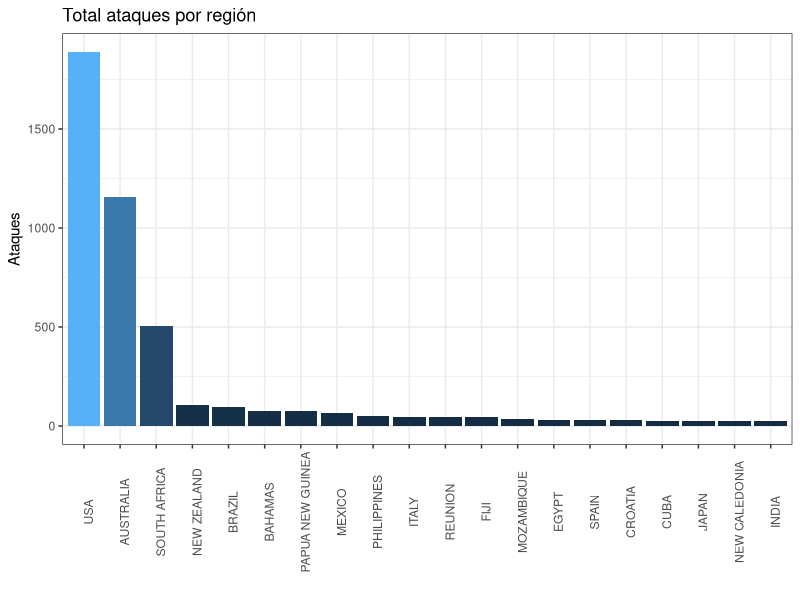
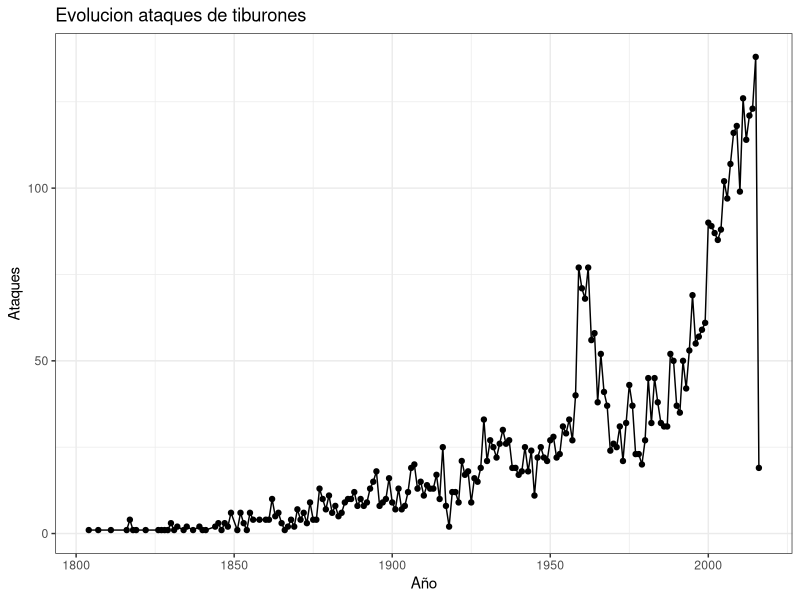
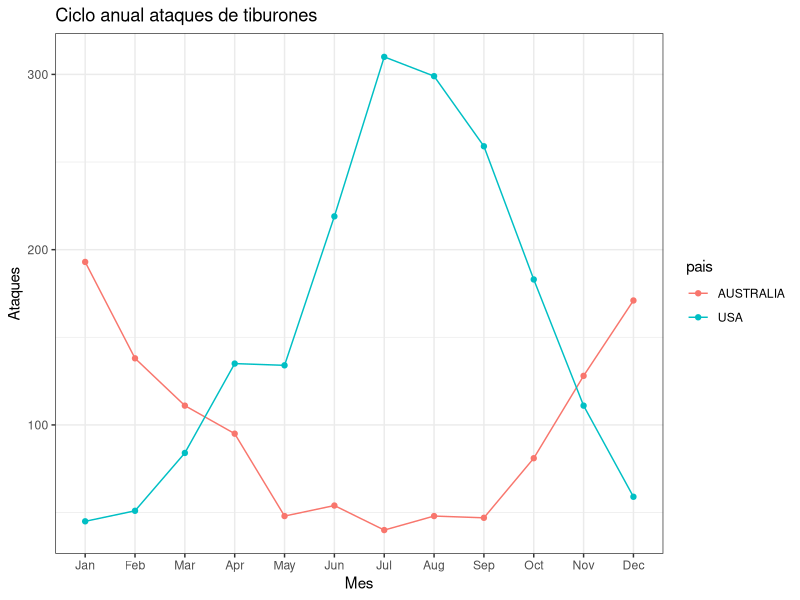

Write R code to recreate these figures, in order.
## ---- chunk 1
library(tidyverse)
library(lubridate)
## ---- chunk 2
tiburones <- read_csv("../../Fuentes/ataques_tiburones.csv")
glimpse(tiburones)
## ---- chunk 3
tiburones = tiburones %>% select(`Case Number`, Date, Country)
## ---- chunk 4
# Creamos una lista con los valores de Country para ver si hay algunos problemas
tiburones %>% 
  select(Country) %>% # Seleccionamos la variable del pais
  arrange(Country) %>% # La ordenamos
  distinct() %>% # Nos quedamos con los valores unicos
  as.list()
## ---- chunk 5
tiburones <- tiburones %>% 
  mutate(pais = str_to_upper(Country))
head(tiburones, 10)
## ---- chunk 6
tiburones <- tiburones %>% 
  mutate(pais = str_trim(pais, side = "both"))
## ---- chunk 7
tiburones = tiburones %>% 
  mutate(pais = str_replace(pais, pattern = "/?", replacement = ""))
## ---- chunk 8
tiburones %>% select(Date) %>% distinct()
## ---- chunk 9
# Hacemos la limpieza de la fecha como vimos más arriba
tiburones <- tiburones %>% 
  mutate(fecha = str_replace_all(string = Date, pattern =  "Reported ", replacement = ""))
glimpse(tiburones)
## ---- chunk 10
tiburones <- tiburones %>% mutate(fecha= dmy(fecha))
## ---- chunk 11
# Extraemos variables de la fecha
tiburones <- tiburones %>% 
  mutate(año = year(fecha), # Obtener el año
         mes = month(fecha,label = TRUE), # Obtener el nombre del mes
         dia = day(fecha))# Obtener el día
glimpse(tiburones)
## ---- chunk 12
tiburones_filtro <- tiburones %>% filter(año >=1800)
## ---- chunk 13
ataques_por_region = tiburones_filtro %>% 
                        group_by(Country) %>% 
                        count() %>% 
                        ungroup() # Evitar que mantenga el grupo para otras operaciones
## ---- chunk 14
ataques_por_region %>%
  top_n(20) %>% # la función top_n nos permite seleccionar los n registros con más ataques 
  ggplot(., aes(x=reorder(Country, -n), y=n,fill=n)) + # la función reorder permite reordenar las regiones de mayor a menor por ataques
  geom_bar(stat='identity') + 
  theme_bw() +
  theme(legend.position = 'none', axis.text.x = element_text(angle = 90)) +
  labs(title='Total ataques por región', y='Ataques', x='')
## ---- chunk 15
ggplot(tiburones_filtro, aes(año)) +
  geom_line(stat = "count") +
  geom_point(stat='count') +
  theme_bw() +
  labs(title='Evolucion ataques de tiburones', x='Año', y='Ataques')
## ---- chunk 16
tiburones_aus_usa <- tiburones_filtro %>% filter(pais %in% c("AUSTRALIA","USA")) 
## ---- chunk 17
ggplot(tiburones_aus_usa, aes(mes,color=pais, group=pais)) +
  geom_line(stat = "count") +
  geom_point(stat='count') +
  theme_bw() +
  labs(title='Ciclo anual ataques de tiburones', x='Mes', y='Ataques')
